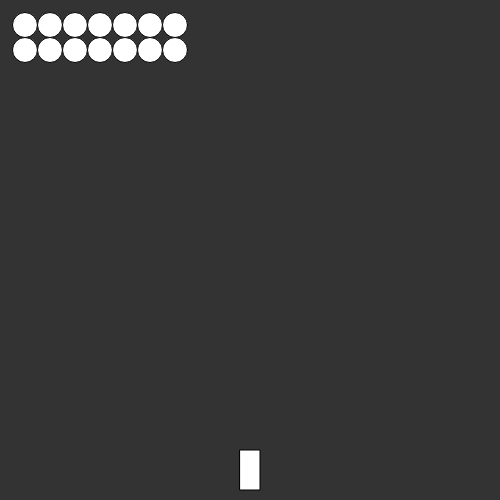
Frame 1 (no input)
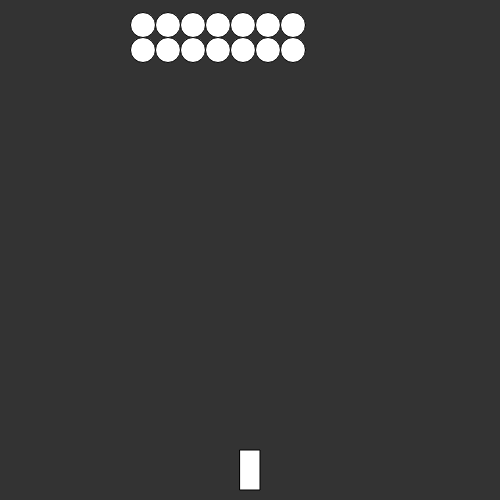
Frame 60 (no input)
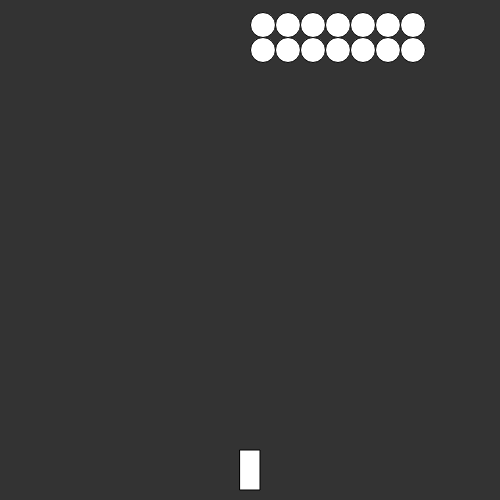
Frame 120 (the mouse pressed at the canvas centre since frame 60)

The p5.js sketch that drew these frames (run headless with seeded random() and noise() and a simulated clock; from frame 60 on, the mouse is pressed at the canvas centre):

// p5.js sketch
// ── sketch.js
function setup(){
    createCanvas(500,500)
    background(51)
}

var playerloc = 240
var y = 450
var spawn = y-21
var bullets = [];
var aliens = [
    [[25,25],[50,25],[100,25],[125,25],[150,25],[],[]],
    [[25,50],[50,50],[100,50],[125,50],[150,50],[],[]]
];

var ax = 25, ay = 25, vx = 2

var alienx = 25
var alieny = 25
var movex = 5
var movey = 5

function collisiondetection(ax,ay,ah,aw,bx,by,bh,bw){
return(ax<bx+bw&&ax+aw>bx&&ay<by+bh&&ah+ay>bx);
}

function draw(){
    setup();
    var player = rect(playerloc,y,20,40);
    if (keyIsDown(LEFT_ARROW)){
        playerloc-=10
    }
    if (keyIsDown(RIGHT_ARROW)){
        playerloc+=10
    }
    if (playerloc<11){
        playerloc = 10
    }
    if (playerloc>470){
        playerloc = 469
    }
    
    if(ax >= 320){
        vx=-1
        ay+=25;
    }
    if(ax <= 10){
        vx=1
        ay+=25;
    }

    for(var i=0;i<aliens.length;i++){
        for(var k=0;k<aliens[i].length;k++){
            if(k==0){
                aliens[i][k][0] = ax;
            }else{
                aliens[i][k][0] = aliens[i][k-1][0]+=25
            }
            aliens[i][k][1]=ay+(25*i)
            ellipse(aliens[i][k][0],aliens[i][k][1],25,25);
        }
    }

    for(var i=0;i<bullets.length;i++){
        bullets[i][1] -= 5;
        rect(bullets[i][0], bullets[i][1], 10, 10);
        for(var l=0;l<aliens.length;l++){
            for(var n=0;n<aliens[l].length;n++){
                if(aliens[l] && aliens[l][n] && bullets[i]){
                    if(collisiondetection(bullets[i][0], bullets[i][1], 10,10, aliens[l][n][0], aliens[l][n][1], 20,20)){
                        bullets.splice(i,1)
                        aliens[l].splice(n,1)
                    }
                }
            }
        }

        if(bullets[i][1] <= 0){
            console.log("Deleted bullet");
            bullets.splice(i,1);
        }
    }
    ax=ax+vx
}

function keyPressed(){
    if(keyCode == UP_ARROW || keyCode == 32){
        bullets.push([playerloc, spawn]);
        rect(playerloc,spawn,10,10)
    }
}
